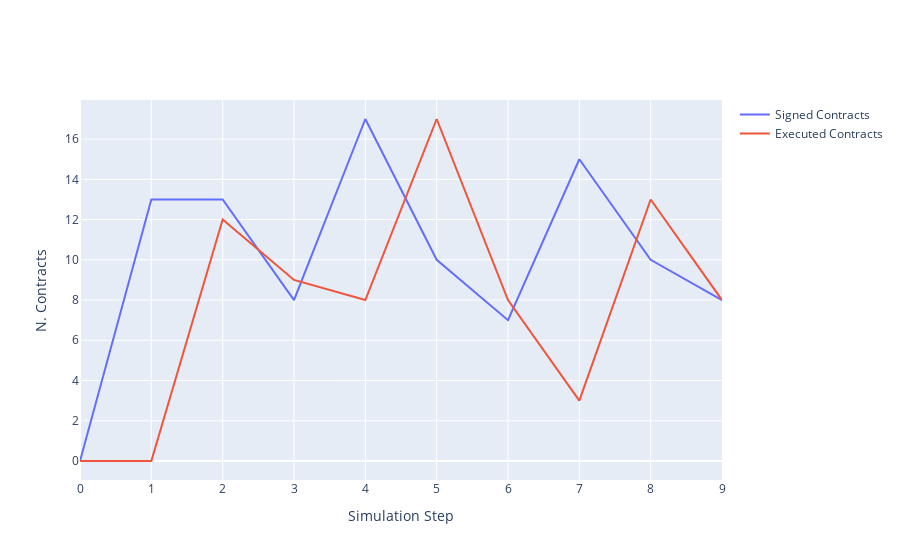

Source (notebook cell):
### Markdown cell above
We can see a picture of contracting in this world as follows:

### Code cell
import plotly.graph_objects as go

fig = go.Figure()
fig.add_trace(
    go.Scatter(
        y=world.stats["n_contracts_signed"], mode="lines", name="Signed Contracts"
    )
)
fig.add_trace(
    go.Scatter(
        y=world.stats["n_contracts_executed"], mode="lines", name="Executed Contracts"
    )
)
fig.update_layout(xaxis_title="Simulation Step", yaxis_title="N. Contracts")

### Figure 1 — Plotly figure (JSON) as saved in the notebook; plotly's stock layout.template omitted (floating-point values rounded to 4 significant figures)
{"data": [{"mode": "lines", "name": "Signed Contracts", "type": "scatter", "y": [0, 13, 13, 8, 17, 10, 7, 15, 10, 8]}, {"mode": "lines", "name": "Executed Contracts", "type": "scatter", "y": [0, 0, 12, 9, 8, 17, 8, 3, 13, 8]}], "layout": {"xaxis": {"title": {"text": "Simulation Step"}}, "yaxis": {"title": {"text": "N. Contracts"}}}}
